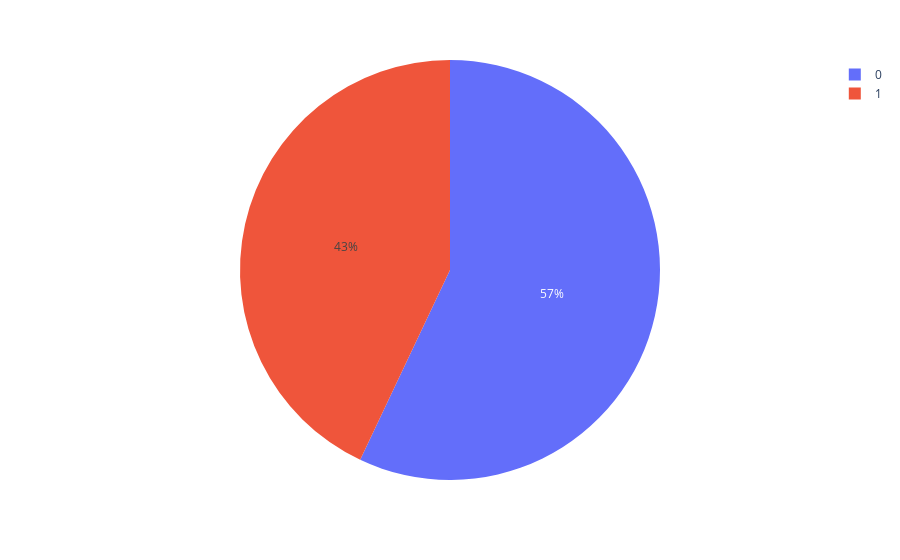

Here is the notebook cell this chart was saved with:
### Markdown cell above
Let's make a graphic for a better view of the classes' occurrences.

### Code cell
class_occurrence = train_set_['target'].value_counts(normalize=True) * 100
px.pie(data_frame=train_set_, names='target')

### Figure 1 — Plotly figure (JSON) as saved in the notebook; plotly's stock layout.template omitted (floating-point values rounded to 4 significant figures; data arrays with more than 128 entries replaced by an {"elided": "..."} marker saying what was removed)
{"data": [{"domain": {"x": [0, 1], "y": [0, 1]}, "hovertemplate": "target=%{label}<extra></extra>", "labels": {"elided": "7613 int values"}, "legendgroup": "", "name": "", "showlegend": true, "type": "pie"}], "layout": {"legend": {"tracegroupgap": 0}, "margin": {"t": 60}}}
